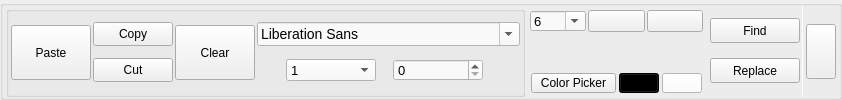
           <widget class="QGroupBox" name="Font_groupBox">
            <property name="minimumSize">
             <size>
              <width>0</width>
              <height>63</height>
             </size>
            </property>
            <property name="styleSheet">
             <string notr="true">QPushButton{
background-color: rgb(255, 255, 250);
	font: 14px &quot;MS Shell Dlg 2&quot;;
}
QPushButton:hover{

}

QPushButton:pressed{
background-color: qlineargradient(spread:pad, x1:0.767, y1:1, x2:1, y2:0, stop:0 rgba(0, 244, 255, 255), stop:1 rgba(3, 115, 255, 255));\n&quot;

}</string>
            </property>
            <property name="title">
             <string/>
            </property>
            <layout class="QGridLayout" name="gridLayout_2">
             <property name="leftMargin">
              <number>3</number>
             </property>
             <property name="topMargin">
              <number>0</number>
             </property>
             <property name="rightMargin">
              <number>3</number>
             </property>
             <property name="bottomMargin">
              <number>0</number>
             </property>
             <property name="spacing">
              <number>3</number>
             </property>
             <item row="2" column="5">
              <widget class="QGroupBox" name="groupBox_3">
               <property name="minimumSize">
                <size>
                 <width>0</width>
                 <height>25</height>
                </size>
               </property>
               <property name="maximumSize">
                <size>
                 <width>16777215</width>
                 <height>28</height>
                </size>
               </property>
               <property name="styleSheet">
                <string notr="true">QGroupBox{
border: none;
}</string>
               </property>
               <property name="title">
                <string/>
               </property>
               <layout class="QHBoxLayout" name="horizontalLayout_5">
                <property name="spacing">
                 <number>3</number>
                </property>
                <property name="leftMargin">
                 <number>3</number>
                </property>
                <property name="topMargin">
                 <number>0</number>
                </property>
                <property name="rightMargin">
                 <number>3</number>
                </property>
                <property name="bottomMargin">
                 <number>0</number>
                </property>
                <item>
                 <widget class="QPushButton" name="RGB_pushButton">
                  <property name="minimumSize">
                   <size>
                    <width>85</width>
                    <height>20</height>
                   </size>
                  </property>
                  <property name="maximumSize">
                   <size>
                    <width>16777215</width>
                    <height>20</height>
                   </size>
                  </property>
                  <property name="styleSheet">
                   <string notr="true"/>
                  </property>
                  <property name="text">
                   <string>Color Picker</string>
                  </property>
                  <property name="icon">
                   <iconset>
                    <normaloff>Imgs/color-picker-icon-25.jpg</normaloff>Imgs/color-picker-icon-25.jpg</iconset>
                  </property>
                  <property name="iconSize">
                   <size>
                    <width>16</width>
                    <height>16</height>
                   </size>
                  </property>
                 </widget>
                </item>
                <item>
                 <widget class="QPushButton" name="Black_pushButton">
                  <property name="minimumSize">
                   <size>
                    <width>25</width>
                    <height>20</height>
                   </size>
                  </property>
                  <property name="maximumSize">
                   <size>
                    <width>40</width>
                    <height>20</height>
                   </size>
                  </property>
                  <property name="styleSheet">
                   <string notr="true">QPushButton{

	background-color: rgb(0, 0, 0);
}
QPushButton:hover{
	border:2px solid rgb(108, 177, 223);

}

QPushButton:pressed{
	border:3px solid rgb(108, 177, 223);

}</string>
                  </property>
                  <property name="text">
                   <string/>
                  </property>
                 </widget>
                </item>
                <item>
                 <widget class="QPushButton" name="White_pushButton">
                  <property name="minimumSize">
                   <size>
                    <width>25</width>
                    <height>20</height>
                   </size>
                  </property>
                  <property name="maximumSize">
                   <size>
                    <width>40</width>
                    <height>20</height>
                   </size>
                  </property>
                  <property name="styleSheet">
                   <string notr="true">QPushButton{
	background-color: rgb(255, 255, 255);
}
QPushButton:hover{
	border:2px solid rgb(108, 177, 223);
}
QPushButton:pressed{
	border:3px solid rgb(108, 177, 223);
}</string>
                  </property>
                  <property name="text">
                   <string/>
                  </property>
                 </widget>
                </item>
               </layout>
              </widget>
             </item>
             <item row="0" column="5">
              <widget class="QGroupBox" name="groupBox_4">
               <property name="minimumSize">
                <size>
                 <width>0</width>
                 <height>25</height>
                </size>
               </property>
               <property name="maximumSize">
                <size>
                 <width>16777215</width>
                 <height>30</height>
                </size>
               </property>
               <property name="styleSheet">
                <string notr="true">QGroupBox{
border: none;
}</string>
               </property>
               <property name="title">
                <string/>
               </property>
               <layout class="QHBoxLayout" name="horizontalLayout">
                <property name="spacing">
                 <number>2</number>
                </property>
                <property name="leftMargin">
                 <number>2</number>
                </property>
                <property name="topMargin">
                 <number>1</number>
                </property>
                <property name="rightMargin">
                 <number>2</number>
                </property>
                <property name="bottomMargin">
                 <number>0</number>
                </property>
                <item>
                 <widget class="QComboBox" name="font_size_comboBox">
                  <property name="minimumSize">
                   <size>
                    <width>55</width>
                    <height>20</height>
                   </size>
                  </property>
                  <property name="maximumSize">
                   <size>
                    <width>1000</width>
                    <height>18</height>
                   </size>
                  </property>
                  <property name="styleSheet">
                   <string notr="true">QComboBox{
	
	font: 10pt ;
	background-color: rgb(249, 249, 249);
}
QListView{
	background-color: rgb(225, 225, 225);
	border-radius:none;
}
</string>
                  </property>
                  <property name="editable">
                   <bool>true</bool>
                  </property>
                  <property name="maxVisibleItems">
                   <number>16</number>
                  </property>
                  <item>
                   <property name="text">
                    <string>6</string>
                   </property>
                  </item>
                  <item>
                   <property name="text">
                    <string>8</string>
                   </property>
                  </item>
                  <item>
                   <property name="text">
                    <string>10</string>
                   </property>
                  </item>
                  <item>
                   <property name="text">
                    <string>12</string>
                   </property>
                  </item>
                  <item>
                   <property name="text">
                    <string>15</string>
                   </property>
                  </item>
                  <item>
                   <property name="text">
                    <string>18</string>
                   </property>
                  </item>
                  <item>
                   <property name="text">
                    <string>20</string>
                   </property>
                  </item>
                  <item>
                   <property name="text">
                    <string>24</string>
                   </property>
                  </item>
                  <item>
                   <property name="text">
                    <string>26</string>
                   </property>
                  </item>
                  <item>
                   <property name="text">
                    <string>32</string>
                   </property>
                  </item>
                  <item>
                   <property name="text">
                    <string>36</string>
                   </property>
                  </item>
                  <item>
                   <property name="text">
                    <string>42</string>
                   </property>
                  </item>
                  <item>
                   <property name="text">
                    <string>46</string>
                   </property>
                  </item>
                  <item>
                   <property name="text">
                    <string>56</string>
                   </property>
                  </item>
                  <item>
                   <property name="text">
                    <string>62</string>
                   </property>
                  </item>
                  <item>
                   <property name="text">
                    <string>72</string>
                   </property>
                  </item>
                 </widget>
                </item>
                <item>
                 <widget class="QPushButton" name="increase_font_size_pushButton">
                  <property name="minimumSize">
                   <size>
                    <width>40</width>
                    <height>22</height>
                   </size>
                  </property>
                  <property name="maximumSize">
                   <size>
                    <width>1000</width>
                    <height>20</height>
                   </size>
                  </property>
                  <property name="styleSheet">
                   <string notr="true"/>
                  </property>
                  <property name="text">
                   <string/>
                  </property>
                  <property name="icon">
                   <iconset>
                    <normaloff>Imgs/img_490057.png</normaloff>Imgs/img_490057.png</iconset>
                  </property>
                  <property name="iconSize">
                   <size>
                    <width>19</width>
                    <height>19</height>
                   </size>
                  </property>
                 </widget>
                </item>
                <item>
                 <widget class="QPushButton" name="decrese_font_sizr_pushButton">
                  <property name="minimumSize">
                   <size>
                    <width>40</width>
                    <height>22</height>
                   </size>
                  </property>
                  <property name="maximumSize">
                   <size>
                    <width>1000</width>
                    <height>20</height>
                   </size>
                  </property>
                  <property name="styleSheet">
                   <string notr="true"/>
                  </property>
                  <property name="text">
                   <string/>
                  </property>
                  <property name="icon">
                   <iconset>
                    <normaloff>Imgs/pngkit_size-icon-png_7886451.png</normaloff>Imgs/pngkit_size-icon-png_7886451.png</iconset>
                  </property>
                  <property name="iconSize">
                   <size>
                    <width>18</width>
                    <height>18</height>
                   </size>
                  </property>
                 </widget>
                </item>
               </layout>
              </widget>
             </item>
             <item row="0" column="4" rowspan="3">
              <widget class="QGroupBox" name="groupBox_9">
               <property name="title">
                <string/>
               </property>
               <layout class="QGridLayout" name="gridLayout_3">
                <property name="leftMargin">
                 <number>2</number>
                </property>
                <property name="topMargin">
                 <number>1</number>
                </property>
                <property name="rightMargin">
                 <number>2</number>
                </property>
                <property name="bottomMargin">
                 <number>2</number>
                </property>
                <property name="horizontalSpacing">
                 <number>2</number>
                </property>
                <property name="verticalSpacing">
                 <number>3</number>
                </property>
                <item row="1" column="4">
                 <widget class="QGroupBox" name="groupBox_5">
                  <property name="minimumSize">
                   <size>
                    <width>0</width>
                    <height>25</height>
                   </size>
                  </property>
                  <property name="maximumSize">
                   <size>
                    <width>250</width>
                    <height>28</height>
                   </size>
                  </property>
                  <property name="styleSheet">
                   <string notr="true">QGroupBox{
border: none;
}</string>
                  </property>
                  <property name="title">
                   <string/>
                  </property>
                  <layout class="QHBoxLayout" name="horizontalLayout_6">
                   <property name="spacing">
                    <number>2</number>
                   </property>
                   <property name="leftMargin">
                    <number>2</number>
                   </property>
                   <property name="topMargin">
                    <number>1</number>
                   </property>
                   <property name="rightMargin">
                    <number>2</number>
                   </property>
                   <property name="bottomMargin">
                    <number>2</number>
                   </property>
                   <item>
                    <widget class="QLabel" name="label">
                     <property name="minimumSize">
                      <size>
                       <width>25</width>
                       <height>21</height>
                      </size>
                     </property>
                     <property name="maximumSize">
                      <size>
                       <width>25</width>
                       <height>21</height>
                      </size>
                     </property>
                     <property name="text">
                      <string/>
                     </property>
                     <property name="pixmap">
                      <pixmap>Imgs/Line spacing.png</pixmap>
                     </property>
                     <property name="scaledContents">
                      <bool>true</bool>
                     </property>
                    </widget>
                   </item>
                   <item>
                    <widget class="QComboBox" name="Line_spaces_comboBox">
                     <property name="minimumSize">
                      <size>
                       <width>90</width>
                       <height>22</height>
                      </size>
                     </property>
                     <property name="maximumSize">
                      <size>
                       <width>16777215</width>
                       <height>22</height>
                      </size>
                     </property>
                     <property name="styleSheet">
                      <string notr="true">QComboBox{
font: 10pt ;
	background-color: rgb(249, 249, 249);

}</string>
                     </property>
                     <item>
                      <property name="text">
                       <string>1</string>
                      </property>
                     </item>
                     <item>
                      <property name="text">
                       <string>1.1</string>
                      </property>
                     </item>
                     <item>
                      <property name="text">
                       <string>1.15</string>
                      </property>
                     </item>
                     <item>
                      <property name="text">
                       <string>1.2</string>
                      </property>
                     </item>
                     <item>
                      <property name="text">
                       <string>1.3</string>
                      </property>
                     </item>
                     <item>
                      <property name="text">
                       <string>1.4</string>
                      </property>
                     </item>
                     <item>
                      <property name="text">
                       <string>1.5</string>
                      </property>
                     </item>
                     <item>
                      <property name="text">
                       <string>1.6</string>
                      </property>
                     </item>
                     <item>
                      <property name="text">
                       <string>1.8</string>
                      </property>
                     </item>
                     <item>
                      <property name="text">
                       <string>2</string>
                      </property>
                     </item>
                    </widget>
                   </item>
                  </layout>
                 </widget>
                </item>
                <item row="1" column="5">
                 <widget class="QGroupBox" name="groupBox_8">
                  <property name="minimumSize">
                   <size>
                    <width>0</width>
                    <height>25</height>
                   </size>
                  </property>
                  <property name="maximumSize">
                   <size>
                    <width>300</width>
                    <height>28</height>
                   </size>
                  </property>
                  <property name="styleSheet">
                   <string notr="true">QGroupBox{
border: none;
}</string>
                  </property>
                  <property name="title">
                   <string/>
                  </property>
                  <layout class="QHBoxLayout" name="horizontalLayout_8">
                   <property name="spacing">
                    <number>4</number>
                   </property>
                   <property name="leftMargin">
                    <number>2</number>
                   </property>
                   <property name="topMargin">
                    <number>1</number>
                   </property>
                   <property name="rightMargin">
                    <number>2</number>
                   </property>
                   <property name="bottomMargin">
                    <number>2</number>
                   </property>
                   <item>
                    <widget class="QLabel" name="label_3">
                     <property name="maximumSize">
                      <size>
                       <width>21</width>
                       <height>21</height>
                      </size>
                     </property>
                     <property name="styleSheet">
                      <string notr="true">QLable{
      background: transparent;
}</string>
                     </property>
                     <property name="text">
                      <string/>
                     </property>
                     <property name="pixmap">
                      <pixmap>Imgs/character_spacing_icon_149027.png</pixmap>
                     </property>
                     <property name="scaledContents">
                      <bool>true</bool>
                     </property>
                    </widget>
                   </item>
                   <item>
                    <widget class="QSpinBox" name="latter_space_spinBox">
                     <property name="minimumSize">
                      <size>
                       <width>90</width>
                       <height>22</height>
                      </size>
                     </property>
                     <property name="maximumSize">
                      <size>
                       <width>16777215</width>
                       <height>22</height>
                      </size>
                     </property>
                     <property name="styleSheet">
                      <string notr="true">QSpinBox{
font: 10pt ;
	background-color: rgb(249, 249, 249);

}</string>
                     </property>
                    </widget>
                   </item>
                  </layout>
                 </widget>
                </item>
                <item row="0" column="2">
                 <widget class="QPushButton" name="copy_pushButton">
                  <property name="minimumSize">
                   <size>
                    <width>60</width>
                    <height>24</height>
                   </size>
                  </property>
                  <property name="toolTip">
                   <string>Copy</string>
                  </property>
                  <property name="toolTipDuration">
                   <number>5</number>
                  </property>
                  <property name="styleSheet">
                   <string notr="true"/>
                  </property>
                  <property name="text">
                   <string>Copy</string>
                  </property>
                  <property name="icon">
                   <iconset>
                    <normaloff>Imgs/img_55411.png</normaloff>Imgs/img_55411.png</iconset>
                  </property>
                  <property name="iconSize">
                   <size>
                    <width>10</width>
                    <height>11</height>
                   </size>
                  </property>
                 </widget>
                </item>
                <item row="0" column="4" colspan="3">
                 <widget class="QFontComboBox" name="fontComboBox">
                  <property name="minimumSize">
                   <size>
                    <width>100</width>
                    <height>23</height>
                   </size>
                  </property>
                  <property name="maximumSize">
                   <size>
                    <width>750</width>
                    <height>25</height>
                   </size>
                  </property>
                  <property name="styleSheet">
                   <string notr="true">QFontComboBox{	
	font: 14px ;
	background-color: rgb(249, 249, 249);
}
QListView{
	background-color: rgb(225, 225, 225);
	border-radius:none;
}
</string>
                  </property>
                 </widget>
                </item>
                <item row="0" column="1" rowspan="2">
                 <widget class="QPushButton" name="Paste_pushButton">
                  <property name="minimumSize">
                   <size>
                    <width>60</width>
                    <height>30</height>
                   </size>
                  </property>
                  <property name="maximumSize">
                   <size>
                    <width>16777215</width>
                    <height>55</height>
                   </size>
                  </property>
                  <property name="toolTip">
                   <string>Paste</string>
                  </property>
                  <property name="toolTipDuration">
                   <number>5</number>
                  </property>
                  <property name="styleSheet">
                   <string notr="true"/>
                  </property>
                  <property name="text">
                   <string>Paste</string>
                  </property>
                  <property name="icon">
                   <iconset>
                    <normaloff>Imgs/paste.png</normaloff>Imgs/paste.png</iconset>
                  </property>
                  <property name="iconSize">
                   <size>
                    <width>13</width>
                    <height>13</height>
                   </size>
                  </property>
                 </widget>
                </item>
                <item row="1" column="2">
                 <widget class="QPushButton" name="Cut_pushButton">
                  <property name="minimumSize">
                   <size>
                    <width>50</width>
                    <height>24</height>
                   </size>
                  </property>
                  <property name="toolTip">
                   <string>Cut</string>
                  </property>
                  <property name="toolTipDuration">
                   <number>5</number>
                  </property>
                  <property name="whatsThis">
                   <string>Cut</string>
                  </property>
                  <property name="accessibleName">
                   <string>Cut</string>
                  </property>
                  <property name="accessibleDescription">
                   <string>Cut</string>
                  </property>
                  <property name="styleSheet">
                   <string notr="true"/>
                  </property>
                  <property name="text">
                   <string>Cut</string>
                  </property>
                  <property name="icon">
                   <iconset>
                    <normaloff>Imgs/Cut.png</normaloff>Imgs/Cut.png</iconset>
                  </property>
                  <property name="iconSize">
                   <size>
                    <width>11</width>
                    <height>11</height>
                   </size>
                  </property>
                 </widget>
                </item>
                <item row="0" column="3" rowspan="2">
                 <widget class="QPushButton" name="Clear_button">
                  <property name="minimumSize">
                   <size>
                    <width>60</width>
                    <height>30</height>
                   </size>
                  </property>
                  <property name="maximumSize">
                   <size>
                    <width>16777215</width>
                    <height>55</height>
                   </size>
                  </property>
                  <property name="styleSheet">
                   <string notr="true"/>
                  </property>
                  <property name="text">
                   <string>Clear</string>
                  </property>
                  <property name="icon">
                   <iconset>
                    <normaloff>Imgs/delete-332.png</normaloff>Imgs/delete-332.png</iconset>
                  </property>
                  <property name="iconSize">
                   <size>
                    <width>13</width>
                    <height>13</height>
                   </size>
                  </property>
                 </widget>
                </item>
               </layout>
              </widget>
             </item>
             <item row="0" column="9" rowspan="3">
              <widget class="QPushButton" name="Close_font_pushButton">
               <property name="minimumSize">
                <size>
                 <width>30</width>
                 <height>30</height>
                </size>
               </property>
               <property name="maximumSize">
                <size>
                 <width>30</width>
                 <height>55</height>
                </size>
               </property>
               <property name="styleSheet">
                <string notr="true">QPushButton{
 padding-top:2px;
	font: 10pt &quot;MS Shell Dlg 2l&quot;;
 color: qlineargradient(spread:pad, x1:0, y1:0, x2:0, y2:1, stop:0 rgba(33, 33, 33, 255), stop:1 rgba(75, 75, 75, 255));
background-color:qlineargradient(spread:pad, x1:1, y1:0, x2:1, y2:1, stop:0 rgba(0, 244, 255, 255), stop:1 rgba(3, 115, 255, 255));

border:1px solid rgb(253, 254, 254);

border-radius:0px;
}
QPushButton:hover{
color: qlineargradient(spread:pad, x1:0, y1:0, x2:1, y2:1, stop:0 rgba(63, 63, 63, 255), stop:1 rgba(33, 33, 33, 255));
 background-color: qlineargradient(spread:pad, x1:0.505636, y1:0.221, x2:0.431818, y2:1, stop:0 rgba(89, 255, 255, 255), stop:1 rgba(60, 138, 255, 255));

}

QPushButton:pressed{
background-color: qlineargradient(spread:pad, x1:0.767, y1:1, x2:1, y2:0, stop:0 rgba(0, 244, 255, 255), stop:1 rgba(3, 115, 255, 255));\n&quot;

}</string>
               </property>
               <property name="text">
                <string/>
               </property>
               <property name="icon">
                <iconset>
                 <normaloff>Imgs/211652_close_icon.png</normaloff>Imgs/211652_close_icon.png</iconset>
               </property>
              </widget>
             </item>
             <item row="0" column="7" rowspan="3" colspan="2">
              <widget class="QGroupBox" name="groupBox_10">
               <property name="maximumSize">
                <size>
                 <width>155</width>
                 <height>16777215</height>
                </size>
               </property>
               <property name="styleSheet">
                <string notr="true">QGroupBox{

	border-top:0px solid rgb(108, 177, 223);
	border-bottom:0px solid rgb(108, 177, 223);
	
	border-right:1px solid rgb(255, 255, 255);
	border-left:1 pxsolid rgb(255, 255, 255);
}</string>
               </property>
               <property name="title">
                <string/>
               </property>
               <layout class="QVBoxLayout" name="verticalLayout">
                <property name="spacing">
                 <number>3</number>
                </property>
                <property name="leftMargin">
                 <number>2</number>
                </property>
                <property name="topMargin">
                 <number>0</number>
                </property>
                <property name="rightMargin">
                 <number>2</number>
                </property>
                <property name="bottomMargin">
                 <number>0</number>
                </property>
                <item>
                 <widget class="QPushButton" name="Show_find_pushButton">
                  <property name="minimumSize">
                   <size>
                    <width>90</width>
                    <height>25</height>
                   </size>
                  </property>
                  <property name="maximumSize">
                   <size>
                    <width>150</width>
                    <height>16777215</height>
                   </size>
                  </property>
                  <property name="styleSheet">
                   <string notr="true"/>
                  </property>
                  <property name="text">
                   <string>Find</string>
                  </property>
                  <property name="icon">
                   <iconset>
                    <normaloff>Imgs/icons8-search-24.png</normaloff>Imgs/icons8-search-24.png</iconset>
                  </property>
                 </widget>
                </item>
                <item>
                 <widget class="QPushButton" name="Show_replace_pushButton">
                  <property name="minimumSize">
                   <size>
                    <width>90</width>
                    <height>25</height>
                   </size>
                  </property>
                  <property name="maximumSize">
                   <size>
                    <width>150</width>
                    <height>16777215</height>
                   </size>
                  </property>
                  <property name="styleSheet">
                   <string notr="true"/>
                  </property>
                  <property name="text">
                   <string>Replace</string>
                  </property>
                  <property name="icon">
                   <iconset>
                    <normaloff>Imgs/replace.png</normaloff>Imgs/replace.png</iconset>
                  </property>
                 </widget>
                </item>
               </layout>
              </widget>
             </item>
            </layout>
           </widget>
